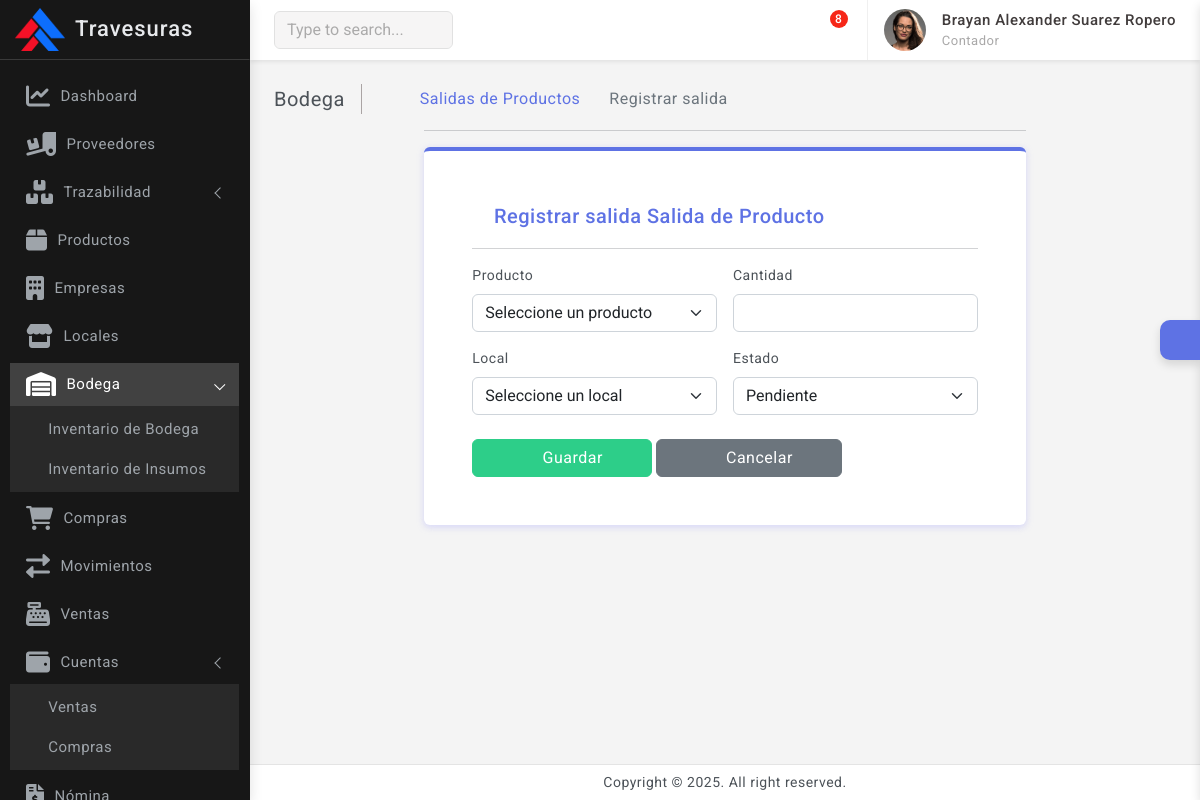
Page /bodega/salidas/crear/ (signed in) on the committed database.
### empresas/models.py (models this page shows, shortened)
class Empresa(models.Model):
    razon_social            = models.CharField(max_length=100)
    nit                     = models.CharField(max_length=20, unique=True)
    telefono                = models.CharField(max_length=20, unique=True)
    correo                  = models.EmailField(max_length=100, unique=True)
    logo                    = models.ImageField(upload_to='empresas', blank=False, null=False)

### usuarios/models.py (models this page shows, shortened)
class PerfilUsuario(models.Model):
    usuario                             = models.OneToOneField(Usuario, on_delete=models.CASCADE)
    nombre                              = models.CharField(max_length=50)
    apellido                            = models.CharField(max_length=50)
    documento                           = models.IntegerField(unique=True)
    telefono                            = models.IntegerField(unique=True)
    cargo                               = models.ForeignKey(Cargo, on_delete=models.CASCADE, related_name="Cargo")
    def full_name(self):
        return f'{self.nombre} {self.apellido}'

class Cargo(models.Model):
    nombre  = models.CharField(max_length=50, unique=True)
    area    = models.ForeignKey(Area, on_delete=models.CASCADE, related_name="Area_relacionada")
    def __str__(self):
        return self.nombre

### Producto/models.py (models this page shows, shortened)
class ProductoVariante(models.Model):
    producto = models.ForeignKey(Producto, on_delete=models.CASCADE, related_name="variantes")
    color    = models.ForeignKey(Color, on_delete=models.CASCADE, related_name="variantes")
    talla    = models.ForeignKey(Talla, on_delete=models.CASCADE, related_name="variantes")
    diseno   = models.ForeignKey(Diseno, on_delete=models.CASCADE, null=True, blank=True, related_name="variantes")
    costo    = models.FloatField(default=0.0, help_text="Costo de adquisición del producto")
    precio_sugerido = models.FloatField(default=0.0, help_text="Precio sugerido de venta")
    class Meta:
        unique_together = ('producto', 'color', 'talla', 'diseno')
    def __str__(self):
        return f"{self.producto.referencia} - {self.color.nombre} - {self.talla.nombre} - {self.diseno.nombre if self.diseno else 'Sin diseño'}"

### locales/models.py (models this page shows, shortened)
class InventarioLocal(models.Model):
    local               = models.ForeignKey(Local, on_delete=models.CASCADE, related_name="inventario")
    variante            = models.ForeignKey(ProductoVariante, on_delete=models.CASCADE, related_name="stock_locales")
    entradas            = models.PositiveIntegerField(default=0)
    salidas             = models.PositiveIntegerField(default=0)
    stock_actual        = models.PositiveIntegerField(default=0)
    fecha               = models.DateField(auto_now_add=True)
    class Meta:
        unique_together = ('local', 'variante')
        verbose_name = 'Inventario Local'
        verbose_name_plural = 'Inventario Local'

### bodega/views.py (the view)
# urls.py: path('salidas/crear/', views.crear_salida_producto, name='crear_salida_producto'),
@login_required(login_url='login')
def crear_salida_producto(request):
    if request.method == 'POST':
        form = SalidaProductoForm(request.POST, request=request)
        if form.is_valid():
            form.save()
            messages.success(request, 'Salida registrada correctamente.')
            return redirect('salidas_producto')
    else:
        form = SalidaProductoForm(request=request)
    return render(request, 'bodega/form_salida.html', {
        'form': form,
        'accion': 'Registrar salida'
    })

### templates/bodega/form_salida.html (shortened to what this page needs)
{% extends 'base.html' %}
{% block content %}
<div class="page-wrapper">
    <div class="page-content">
        <div class="page-breadcrumb d-none d-sm-flex align-items-center mb-3">
            <div class="breadcrumb-title pe-3">Bodega</div>
            <div class="ps-3">
                <nav aria-label="breadcrumb">
                    <ol class="breadcrumb mb-0 p-0">
                        <li class="breadcrumb-item"><a href="{% url 'home' %}"><i class="bx bx-home-alt"></i></a></li>
                        <li class="breadcrumb-item"><a href="{% url 'salidas_producto' %}">Salidas de Productos</a></li>
                        <li class="breadcrumb-item active" aria-current="page">{{ accion }}</li>
                    </ol>
                </nav>
            </div>
        </div>
        <div class="col-xl-8 mx-auto">
            <hr />
            <div class="card border-top border-0 border-4 border-primary">
                <div class="card-body p-5">
                    <div class="card-title d-flex align-items-center">
                        <div><i class="bx bx-export me-1 font-22 text-primary"></i></div>
                        <h5 class="mb-0 text-primary">{{ accion }} Salida de Producto</h5>
                    </div>
                    <hr>
                    <form method="POST" class="row g-3 needs-validation" novalidate>
                        {% for field in form %}
                            <div class="col-md-6">
                                <label class="form-label" for="{{ field.id_for_label }}">{{ field.label }}</label>
                                {{ field }}
                            </div>
                        {% endfor %}
                        <div class="col-12 mt-4">
                            <button type="submit" class="btn btn-success px-5">
                                <i class="bx bx-save"></i> Guardar
                            </button>
                            <a href="{% url 'salidas_producto' %}" class="btn btn-secondary px-5">
                                <i class="bx bx-arrow-back"></i> Cancelar
                            </a>
                        </div>
                    </form>
                </div>
            </div>
        </div>
    </div>
</div>
{% endblock %}

### templates/includes/dashboard_sidebar.html (shortened to what this page needs)
{% load static %}
<div class="sidebar-wrapper" data-simplebar="true">
    <div class="sidebar-header">
        {% if empresa_activa %}
            <div>
                <img src="{{ empresa_activa.logo.url }}" class="logo-icon" alt="logo icon">
            </div>
            <div>
                <h4 class="logo-text">{{ empresa_activa.razon_social }}</h4>
            </div>
            <div class="toggle-icon ms-auto"><i class='bx bx-arrow-to-left'></i>
            </div>
        {% else %}
            <div>
                <h4 class="logo-text">Administrador</h4>
            </div>
            <div class="toggle-icon ms-auto"><i class='bx bx-arrow-to-left'></i>
            </div>
        {% endif %}
    </div>
    <ul class="metismenu" id="menu">
        <li>
            <a href="{% url 'home' %}">
                <div class="parent-icon"><i class='fas fa-chart-line'></i></div>
                <div class="menu-title">Dashboard</div>
            </a>
        </li>
        <li>
            <a href="{% url 'proveedores' %}">
                <div class="parent-icon"><i class="fas fa-truck-loading"></i>
                </div>
                <div class="menu-title">Proveedores</div>
            </a>
        </li>
        {% with request.path as path %}
        <li class="{% if '/trazabilidad/' in path %}mm-active{% endif %}">
            <a href="#" class="has-arrow" aria-expanded="{% if '/trazabilidad/' in path %}true{% else %}false{% endif %}">
                <div class="parent-icon"><i class='fas fa-boxes'></i></div>
                <div class="menu-title">Trazabilidad</div>
            </a>
        </li>
        {% endwith %}
        {% with request.path as path %}
        <li class="{% if '/productos/' in path %}mm-active{% endif %}">
            <a href="{% url 'productos' %}">
                <div class="parent-icon"><i class='fas fa-box'></i>
                </div>
                <div class="menu-title">Productos</div>
            </a>
        </li>
        {% endwith %}
        {% with request.path as path %}
        <li class="{% if '/empresas/' in path %}mm-active{% endif %}">
            <a href="{% url 'empresas' %}">
                <div class="parent-icon"><i class='fas fa-building'></i>
                </div>
                <div class="menu-title">Empresas</div>
            </a>
        </li>
        {% endwith %}
        {% with request.path as path %}
        <li class="{% if '/locales/' in path %}mm-active{% endif %}">
            <a href="{% url 'locales' %}">
                <div class="parent-icon"><i class='fas fa-store'></i>
                </div>
                <div class="menu-title">Locales</div>
            </a>
        </li>
        {% endwith %}
        {% with request.path as path %}
        <li class="{% if '/bodega/' in path %}mm-active{% endif %}">
            <a href="#" class="has-arrow" aria-expanded="{% if '/bodega/' in path %}true{% else %}false{% endif %}">
                <div class="parent-icon"><i class='fas fa-warehouse'></i>
                </div>
                <div class="menu-title">Bodega</div>
            </a>
            <ul class="{% if '/bodega/' in path %}mm-collapse mm-show{% else %}mm-collapse{% endif %}">
                <li class="{% if '/bodega/inventario/' in path %}active mm-active{% endif %}">
                    <a href="{% url 'inventario_bodega' %}"><i class="bx bx-right-arrow-alt"></i>Inventario de Bodega</a>
                </li>
                <li class="{% if '/bodega/inventario-insumos/' in path %}active mm-active{% endif %}">
                    <a href="{% url 'inventario_insumos' %}"><i class="bx bx-right-arrow-alt"></i>Inventario de Insumos</a>
                </li>
            </ul>
        </li>
        {% endwith %}
        <li>
            <a href="#">
                <div class="parent-icon"><i class="fas fa-shopping-cart"></i>
                </div>
                <div class="menu-title">Compras</div>
            </a>
        </li>
        <li>
            <a href="#">
                <div class="parent-icon"> <i class="fas fa-exchange-alt"></i>
                </div>
                <div class="menu-title">Movimientos</div>
            </a>
        </li>
        <li>
            <a href="{% url 'lista_ventas' %}">
                <div class="parent-icon"><i class='fas fa-cash-register'></i>
                </div>
                <div class="menu-title">Ventas</div>
            </a>
        </li>
        <li>
            <a href="#" class="has-arrow">
                <div class="parent-icon"><i class="fas fa-wallet"></i>
                </div>
                <div class="menu-title">Cuentas</div>
            </a>
            <ul>
                <li> <a href="{% url 'ventas' %}"><i class="bx bx-right-arrow-alt"></i>Ventas</a> </li>
                <li> <a href="{% url 'compras' %}"><i class="bx bx-right-arrow-alt"></i>Compras</a> </li>
            </ul>
        </li>
        <li>
            <a href="{% url 'nomina' %}">
                <div class="parent-icon"><i class="fas fa-file-invoice-dollar"></i>
                </div>
                <div class="menu-title">Nómina</div>
            </a>
        </li>
    </ul>
</div>

### templates/includes/navbar.html (shortened to what this page needs)
{% load static %}
<header>
    <div class="topbar d-flex align-items-center">
        <nav class="navbar navbar-expand">
            <div class="search-bar flex-grow-1">
                <div class="position-relative search-bar-box">
                    <input type="text" class="form-control search-control" placeholder="Type to search..."> <span class="position-absolute top-50 search-show translate-middle-y"><i class='bx bx-search'></i></span>
                </div>
            </div>
            <div class="top-menu ms-auto">
                <ul class="navbar-nav align-items-center">
                    <li class="nav-item dropdown dropdown-large">
                        <a class="nav-link dropdown-toggle dropdown-toggle-nocaret" href="#" role="button" data-bs-toggle="dropdown" aria-expanded="false">	<i class='bx bx-category'></i>
                        </a>
                    </li>
                    <li class="nav-item dropdown dropdown-large">
                        <a class="nav-link dropdown-toggle dropdown-toggle-nocaret position-relative" href="#" role="button" data-bs-toggle="dropdown" aria-expanded="false">
                            <i class='bx bx-bell'></i>
                        </a>
                    </li>
                    <li class="nav-item dropdown dropdown-large">
                        <a class="nav-link dropdown-toggle dropdown-toggle-nocaret position-relative" href="#" role="button" data-bs-toggle="dropdown" aria-expanded="false"> <span class="alert-count">8</span>
                            <i class='bx bx-comment'></i>
                        </a>
                    </li>
                </ul>
            </div>
            <div class="user-box dropdown">
                <a class="d-flex align-items-center nav-link dropdown-toggle dropdown-toggle-nocaret" href="#" role="button" data-bs-toggle="dropdown" aria-expanded="false">
                    <img src="{% static 'images/avatars/avatar-2.png' %}" class="user-img" alt="user avatar">
                    <div class="user-info ps-3">
                        <p class="user-name mb-0"> {{perfil.full_name}} </p>
                        <p class="designattion mb-0">{{perfil.cargo}}</p>
                    </div>
                </a>
            </div>
        </nav>
    </div>
</header>

### rows in the picture
Empresa: logo (picture), razon_social "Travesuras"
PerfilUsuario: full_name "Brayan Alexander Suarez Ropero", cargo "Contador"
ProductoVariante: form "Seleccione un producto"
InventarioLocal: form "Seleccione un local"

### other values in the picture
{{ accion }} "Registrar salida"
{{ field.label }} "Producto" "Cantidad" "Local" "Estado"
